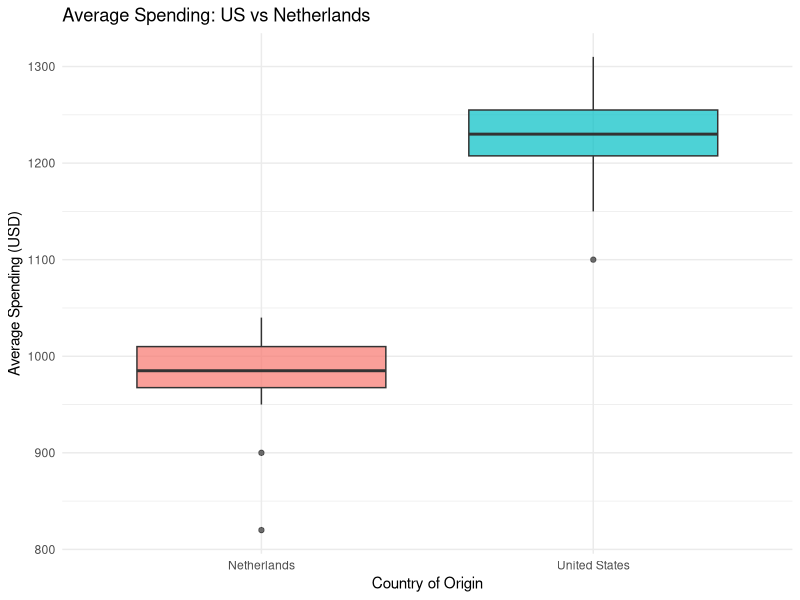
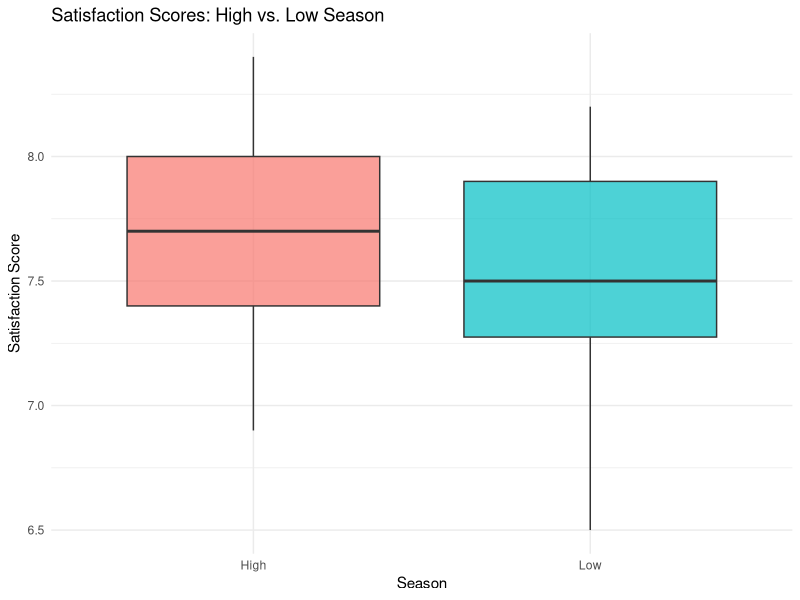
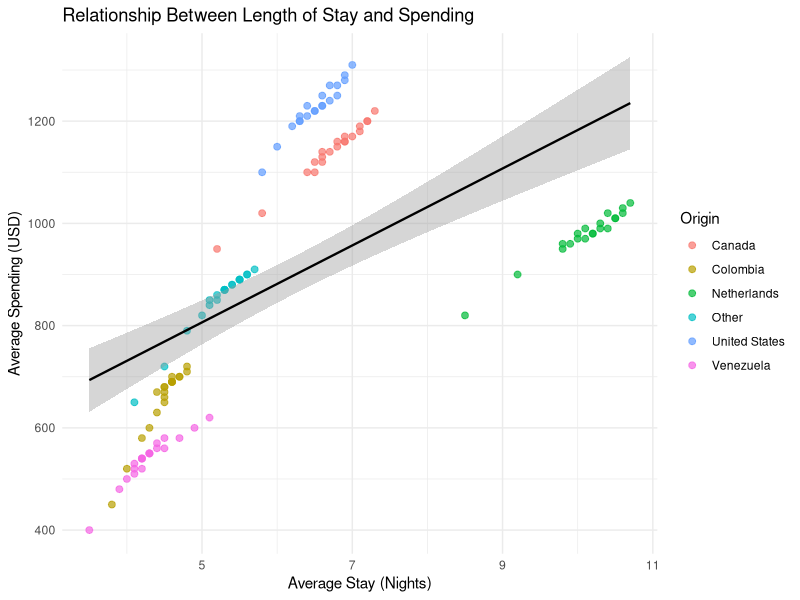

Reproduce these figures in R, in order.
## ---- chunk 1
library(tidyverse)
library(broom)

visitors <- read_csv("data/aruba_visitors.csv")
## ---- chunk 2
# Filter to just the two groups we want to compare
us_nl <- visitors |>
  filter(origin %in% c("United States", "Netherlands"))

# Run the independent-samples t-test
t_result <- t.test(avg_spending_usd ~ origin, data = us_nl)
t_result
## ---- chunk 3
# Get Q1 and Q3 data for each year
q1_data <- visitors |>
  filter(quarter == "Q1") |>
  arrange(year, origin) |>
  pull(hotel_occupancy_pct)

q3_data <- visitors |>
  filter(quarter == "Q3") |>
  arrange(year, origin) |>
  pull(hotel_occupancy_pct)

# Paired t-test
t.test(q1_data, q3_data, paired = TRUE)
## ---- chunk 4
cor.test(visitors$avg_spending_usd, visitors$satisfaction_score)
## ---- chunk 5
visitors |>
  select(visitors_stayover, avg_stay_nights, avg_spending_usd,
         hotel_occupancy_pct, satisfaction_score) |>
  cor(use = "complete.obs") |>
  round(3)
## ---- chunk 6
reg_model <- lm(avg_spending_usd ~ avg_stay_nights + origin, data = visitors)
summary(reg_model)
## ---- chunk 7
# Tidy the t-test result
tidy(t_result)
## ---- chunk 8
# Tidy the regression coefficients
tidy(reg_model)
## ---- chunk 9
# Get model-level statistics (R-squared, F, etc.)
glance(reg_model)
## ---- chunk 10
# Step 1: Descriptive statistics by group
us_nl <- visitors |>
  filter(origin %in% c("United States", "Netherlands"))

us_nl |>
  group_by(origin) |>
  summarise(
    n = n(),
    mean_spending = mean(avg_spending_usd),
    sd_spending = sd(avg_spending_usd),
    mean_satisfaction = mean(satisfaction_score)
  )
## ---- chunk 11
# Step 2: Visualize the distribution
ggplot(us_nl, aes(x = origin, y = avg_spending_usd, fill = origin)) +
  geom_boxplot(alpha = 0.7) +
  labs(title = "Average Spending: US vs Netherlands",
       x = "Country of Origin",
       y = "Average Spending (USD)") +
  theme_minimal() +
  theme(legend.position = "none")
## ---- chunk 12
# Step 3: T-test --- is there a significant difference?
spending_t <- t.test(avg_spending_usd ~ origin, data = us_nl)
tidy(spending_t)
## ---- chunk 13
# Step 4: Regression --- what else predicts spending?
spending_model <- lm(avg_spending_usd ~ avg_stay_nights + origin + year,
                     data = visitors)
tidy(spending_model) |>
  mutate(across(where(is.numeric), ~ round(., 3)))
## ---- chunk 14
# Step 5: Model fit
glance(spending_model) |>
  select(r.squared, adj.r.squared, p.value, AIC)
## ---- chunk 15
# Step 1: Create the season variable
visitors_season <- visitors |>
  mutate(season = if_else(quarter %in% c("Q1", "Q4"), "High", "Low"))

# Step 2: Descriptive statistics
visitors_season |>
  group_by(season) |>
  summarise(
    n = n(),
    mean_satisfaction = mean(satisfaction_score),
    sd_satisfaction = sd(satisfaction_score)
  )

# Step 3: Boxplot
ggplot(visitors_season, aes(x = season, y = satisfaction_score,
                             fill = season)) +
  geom_boxplot(alpha = 0.7) +
  labs(
    title = "Satisfaction Scores: High vs. Low Season",
    x = "Season",
    y = "Satisfaction Score"
  ) +
  theme_minimal() +
  theme(legend.position = "none")

# Step 4: T-test
season_t <- t.test(satisfaction_score ~ season, data = visitors_season)
season_t

# Step 5: Tidy results
tidy(season_t)
## ---- chunk 16
# Step 1: Correlation
cor.test(visitors$avg_stay_nights, visitors$avg_spending_usd)

# Step 2: Scatterplot
ggplot(visitors, aes(x = avg_stay_nights, y = avg_spending_usd)) +
  geom_point(aes(color = origin), alpha = 0.7, size = 2) +
  geom_smooth(method = "lm", color = "black", linewidth = 0.8) +
  labs(
    title = "Relationship Between Length of Stay and Spending",
    x = "Average Stay (Nights)",
    y = "Average Spending (USD)",
    color = "Origin"
  ) +
  theme_minimal()

# Step 3: Regression
stay_model <- lm(avg_spending_usd ~ avg_stay_nights, data = visitors)

# Step 4: Extract results
tidy(stay_model)
glance(stay_model)

# Step 5: Interpretation
# The coefficient for avg_stay_nights tells us:
# for each additional night of stay, average spending increases by
# approximately the "estimate" value in USD, holding all else constant.
